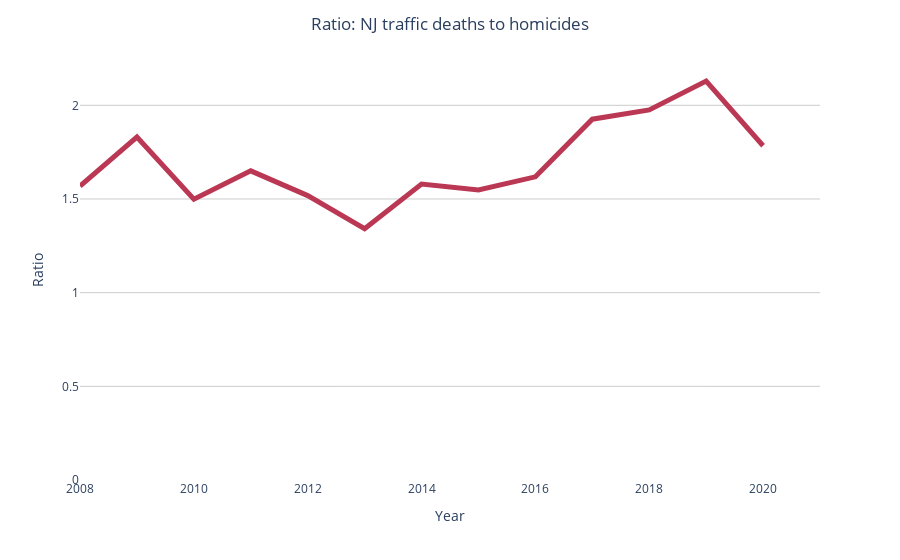

Write notebook code for a chart like this one.
### Code cell
px.line(
    traffic_homicide_ratio,
    labels={
        'value': 'Ratio',
    },
    color_discrete_sequence=[color1],
).update_layout(
    yaxis=dict(
        rangemode="tozero",
        gridcolor='#ccc',
    ),
    showlegend=False,
    plot_bgcolor='white',
    title='Ratio: NJ traffic deaths to homicides',
    title_x=0.5,
).update_traces(
    line=dict(width=5),
)

### Figure 1 — Plotly figure (JSON) as saved in the notebook; plotly's stock layout.template omitted (floating-point values rounded to 4 significant figures)
{"data": [{"hovertemplate": "variable=ratio<br>Year=%{x}<br>Ratio=%{y}<extra></extra>", "legendgroup": "ratio", "line": {"color": "#ba3853", "dash": "solid", "width": 5}, "marker": {"symbol": "circle"}, "mode": "lines", "name": "ratio", "orientation": "v", "showlegend": true, "type": "scatter", "x": [2008, 2009, 2010, 2011, 2012, 2013, 2014, 2015, 2016, 2017, 2018, 2019, 2020, 2021], "xaxis": "x", "y": [1.569, 1.831, 1.499, 1.65, 1.518, 1.342, 1.58, 1.548, 1.618, 1.926, 1.975, 2.13, 1.784, null], "yaxis": "y"}], "layout": {"legend": {"title": {"text": "variable"}, "tracegroupgap": 0}, "margin": {"t": 60}, "plot_bgcolor": "white", "showlegend": false, "title": {"text": "Ratio: NJ traffic deaths to homicides", "x": 0.5}, "xaxis": {"anchor": "y", "domain": [0, 1], "title": {"text": "Year"}}, "yaxis": {"anchor": "x", "domain": [0, 1], "gridcolor": "#ccc", "rangemode": "tozero", "title": {"text": "Ratio"}}}}
